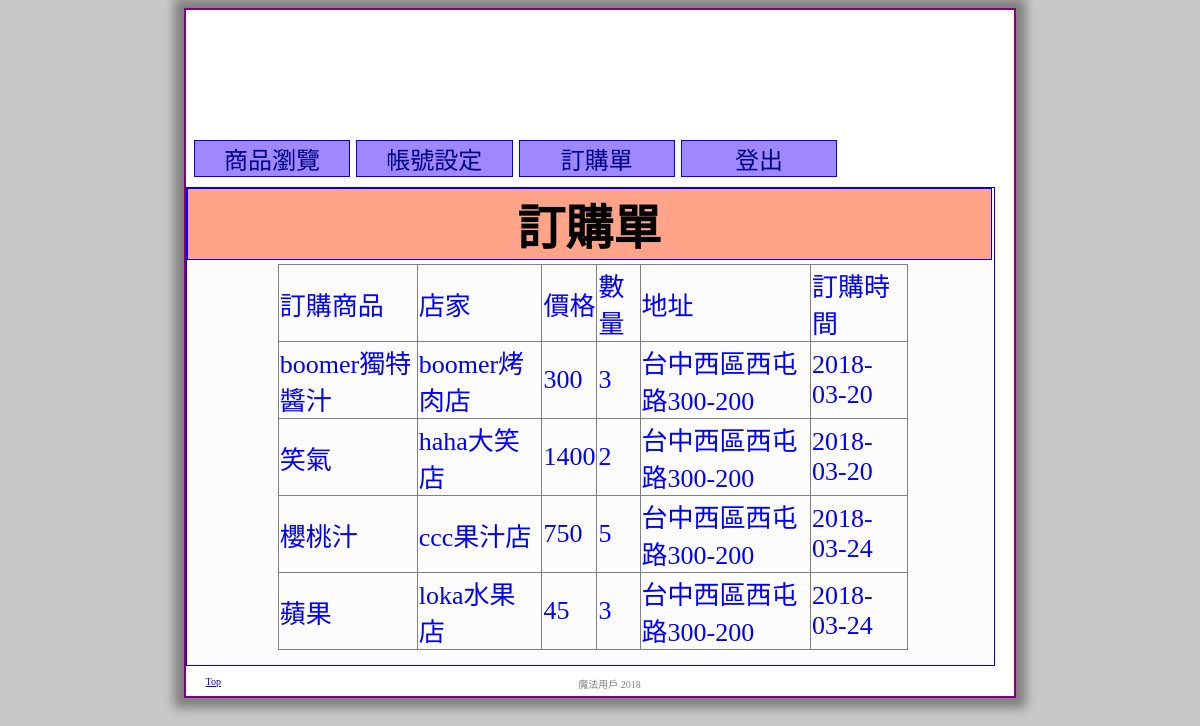
The app's page /user/train-6-orderlist.php (signed in) with its own data.
### tables this page shows
CREATE TABLE `order` (
  `id` int(11) NOT NULL,
  `item_name` varchar(30) NOT NULL,
  `store_name` varchar(20) NOT NULL,
  `customer_name` varchar(30) NOT NULL,
  `customer_phone` varchar(20) NOT NULL,
  `customer_address` char(50) NOT NULL,
  `num` int(6) NOT NULL,
  `num_money` int(10) NOT NULL,
  `order_date` date NOT NULL
);

### user/train-6-orderlist.php (the view, shortened to what this page needs)
<?php
 include "header.php";
 include "../db.php";
 $user = $_SESSION['userInfo']['namekey'];
 $cus = "SELECT * FROM customer WHERE namekey='$user'";
 $row = mysqli_fetch_assoc(mysqli_query($sql,$cus));
 $sel_all = "SELECT * FROM `order` WHERE customer_name = '$row[name]' AND customer_phone = '$row[phone]'";
 $sel_all_or = mysqli_query($sql,$sel_all);
?>
<div class="content" align="center">
	<h1 class="mytitle">訂購單</h1>
  <table class="boomer" >
  <?php
    echo "<tr>";
      echo  "<td>訂購商品</td>";
      echo  "<td>店家</td>";
      echo  "<td>價格</td>";
      echo  "<td>數量</td>";
      echo  "<td>地址</td>";
      echo  "<td>訂購時間</td>";
    echo "</tr>";
    for($i=1;$i<=mysqli_num_rows($sel_all_or);$i++){
      $list_or =mysqli_fetch_row($sel_all_or);
      echo "<tr>";
      echo "<td>".$list_or[1]."</td>";
      echo "<td>".$list_or[2]."</td>";
      echo "<td>".$list_or[7]*$list_or[6]."</td>";
      echo "<td>".$list_or[6]."</td>";
      echo "<td>".$list_or[5]."</td>";
      echo "<td>".$list_or[8]."</td>";
      echo "</tr>";
    }
  ?>
  </table>
</div>
<?php
  include "footer.php";
?>

### css/style3.css (style rules this page uses)
body { background-color:rgba(200,200,200,1); font-size:18pt; font-family:'新細明體' , 'MS Outlook'; }
.content { width:95%; border : 1px solid blue; float : none; margin-bottom:30px; padding: 10px; background-color: rgba(200,200,200,0.05); }
.content h1.mytitle { width:102%; border: 1px solid blue; margin-left:-10px; margin-top:-10px; margin-bottom:-1px; padding-right: 0px; background-color: #FFA488; color:black; }

### css/style_tables.css (style rules this page uses)
table.boomer { border: 1px solid gray; margin:5px 5px 5px 10px; color:blue; border-collapse: collapse; font-size: 26px; width: 80%; }
table.boomer td , table.boomer th { border: 1px solid gray; }

### records on screen
order: item_name "boomer獨特醬汁", store_name "boomer烤肉店", $list_or[7]*$list_or[6] "300", num "3", customer_address "台中西區西屯路300-200", order_date "2018-03-20"
order: item_name "笑氣", store_name "haha大笑店", $list_or[7]*$list_or[6] "1400", num "2", customer_address "台中西區西屯路300-200", order_date "2018-03-20"
order: item_name "櫻桃汁", store_name "ccc果汁店", $list_or[7]*$list_or[6] "750", num "5", customer_address "台中西區西屯路300-200", order_date "2018-03-24"
order: item_name "蘋果", store_name "loka水果店", $list_or[7]*$list_or[6] "45", num "3", customer_address "台中西區西屯路300-200", order_date "2018-03-24"
